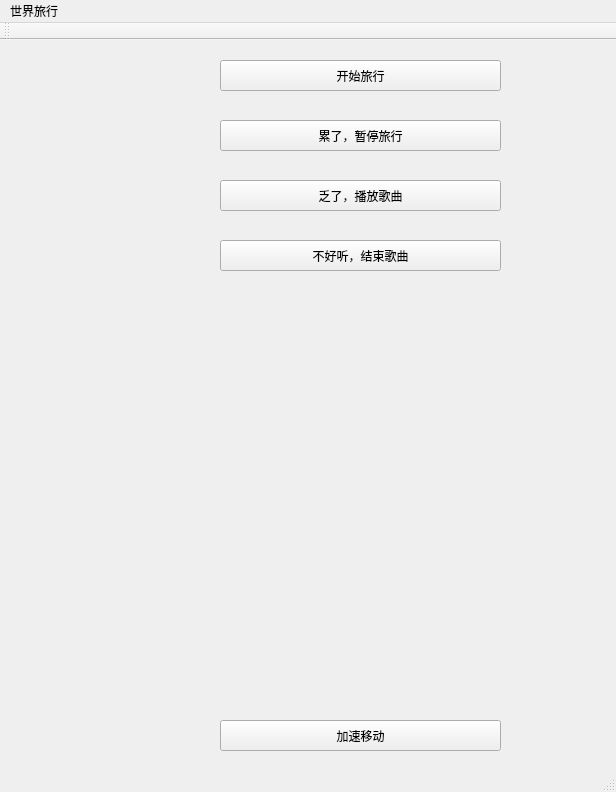
<?xml version="1.0" encoding="UTF-8"?>
<ui version="4.0">
 <class>MainWindow</class>
 <widget class="QMainWindow" name="MainWindow">
  <property name="geometry">
   <rect>
    <x>0</x>
    <y>0</y>
    <width>616</width>
    <height>792</height>
   </rect>
  </property>
  <property name="windowTitle">
   <string>MainWindow</string>
  </property>
  <widget class="QWidget" name="centralWidget">
   <widget class="QPushButton" name="pushButton">
    <property name="geometry">
     <rect>
      <x>220</x>
      <y>20</y>
      <width>281</width>
      <height>31</height>
     </rect>
    </property>
    <property name="text">
     <string>开始旅行</string>
    </property>
   </widget>
   <widget class="QPushButton" name="pushButton_2">
    <property name="geometry">
     <rect>
      <x>220</x>
      <y>80</y>
      <width>281</width>
      <height>31</height>
     </rect>
    </property>
    <property name="text">
     <string>累了，暂停旅行</string>
    </property>
   </widget>
   <widget class="QPushButton" name="pushButton_3">
    <property name="geometry">
     <rect>
      <x>220</x>
      <y>140</y>
      <width>281</width>
      <height>31</height>
     </rect>
    </property>
    <property name="text">
     <string>乏了，播放歌曲</string>
    </property>
   </widget>
   <widget class="QPushButton" name="pushButton_4">
    <property name="geometry">
     <rect>
      <x>220</x>
      <y>200</y>
      <width>281</width>
      <height>31</height>
     </rect>
    </property>
    <property name="text">
     <string>不好听，结束歌曲</string>
    </property>
   </widget>
   <widget class="QPushButton" name="pushButton_5">
    <property name="geometry">
     <rect>
      <x>220</x>
      <y>680</y>
      <width>281</width>
      <height>31</height>
     </rect>
    </property>
    <property name="text">
     <string>加速移动</string>
    </property>
   </widget>
  </widget>
  <widget class="QMenuBar" name="menuBar">
   <property name="geometry">
    <rect>
     <x>0</x>
     <y>0</y>
     <width>616</width>
     <height>23</height>
    </rect>
   </property>
   <widget class="QMenu" name="menu">
    <property name="title">
     <string>世界旅行</string>
    </property>
   </widget>
   <addaction name="menu"/>
  </widget>
  <widget class="QToolBar" name="mainToolBar">
   <attribute name="toolBarArea">
    <enum>TopToolBarArea</enum>
   </attribute>
   <attribute name="toolBarBreak">
    <bool>false</bool>
   </attribute>
  </widget>
  <widget class="QStatusBar" name="statusBar"/>
 </widget>
 <layoutdefault spacing="6" margin="11"/>
 <resources/>
 <connections/>
</ui>
